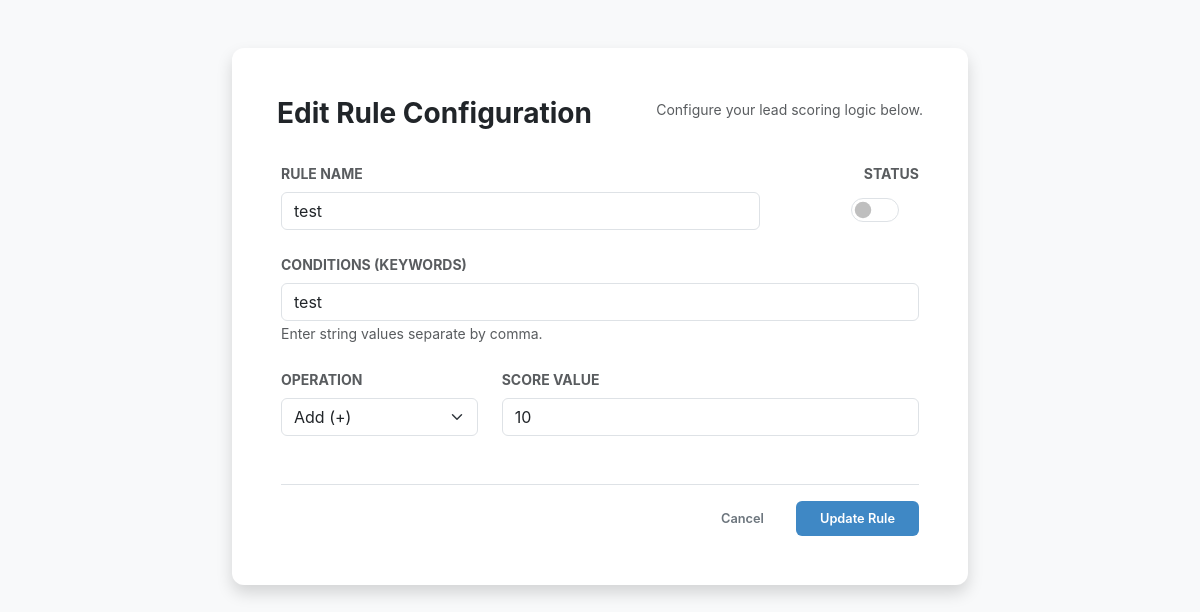
The page /edit_rule/1 on the database as committed earlier.
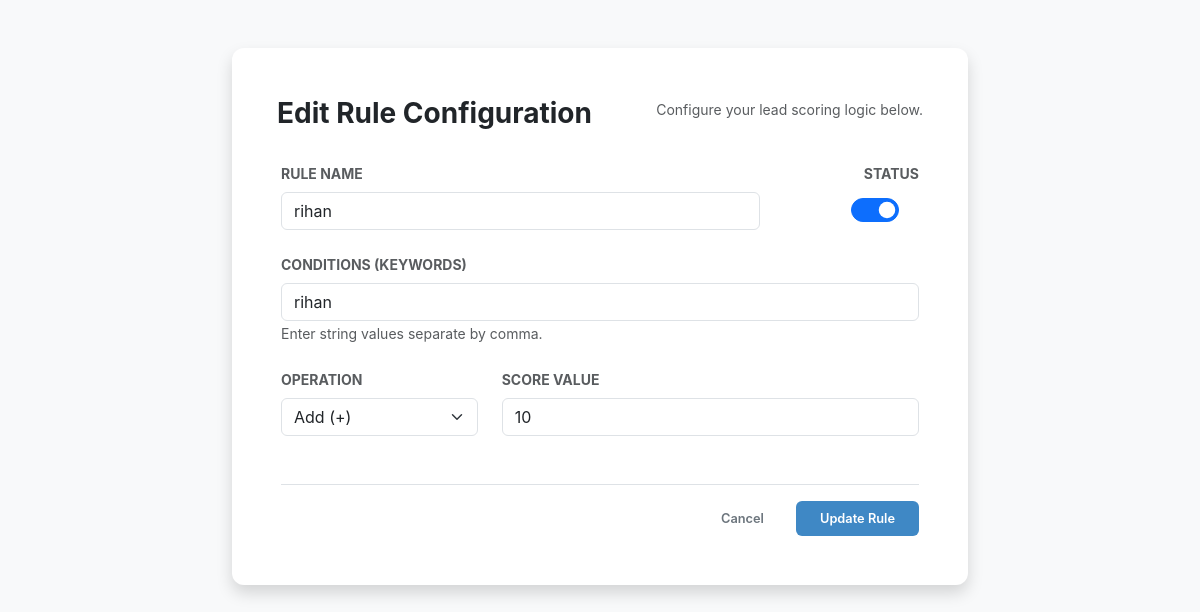
The same page on the database as committed later.
### app.py (models this page shows)
class Rule(db.Model):
    id = db.Column(db.Integer, primary_key=True)
    name = db.Column(db.String(100), nullable=False)
    keywords = db.Column(db.String(200), nullable=False)
    score = db.Column(db.Integer, nullable=False)
    operation = db.Column(db.String(10), nullable=False, default='+')
    active = db.Column(db.Boolean, default=True)

### app.py (the view, shortened to what this page needs)
@app.route('/edit_rule/<int:id>', methods=['GET', 'POST'])
def edit_rule(id):
    rule = Rule.query.get_or_404(id)
    return render_template('rule_form.html', rule=rule, title="Edit Rule Configuration")

### app.py (called while the page is built)
@app.context_processor
def inject_search_data():
    customers = Customer.query.all()
    inquiries = Inquiry.query.all()
    rules = Rule.query.all()
    search_seed = []
    for c in customers:
        search_seed.append({"display": c.name, "category": "Customer", "page": "/customers"})
    for i in inquiries:
        search_seed.append({"display": f"Inquiry: {i.customer}", "category": "Inquiry", "page": f"/inquiry/{i.id}"})
    for r in rules:
        search_seed.append({"display": r.name, "category": "Rule", "page": "/scoring"})
    return dict(search_seed=search_seed)

### templates/rule_form.html (shortened to what this page needs)
<!DOCTYPE html>
<html lang="en">
<head>
    <link href="https://cdn.jsdelivr.net/npm/bootstrap@5.3.0/dist/css/bootstrap.min.css" rel="stylesheet">
    <link rel="stylesheet" href="{{ url_for('static', filename='style.css') }}">
</head>
<body class="bg-light">
    <div class="container mt-5">
        <div class="row justify-content-center">
            <div class="col-md-8">
                <div class="card shadow border-0">
                    <div class="card-header bg-white border-0 pt-4 pb-0">
                        <h3 class="fw-bold">{{ title }}</h3>
                        <p class="text-muted small">Configure your lead scoring logic below.</p>
                    </div>
                    <div class="card-body p-4">
                        <form method="POST">
                            <div class="d-flex justify-content-between align-items-center mb-4">
                                <div class="w-75">
                                    <label class="form-label fw-bold small text-muted">RULE NAME</label>
                                    <input type="text" class="form-control" name="name"
                                        value="{{ rule.name if rule else '' }}" placeholder="Enter rule name" required>
                                </div>
                                <div class="ms-3 text-center">
                                    <label class="form-label fw-bold small text-muted d-block">STATUS</label>
                                    <div class="form-check form-switch d-inline-block">
                                        <input class="form-check-input fs-4" type="checkbox" name="active" {% if not
                                            rule or rule.active %}checked{% endif %}>
                                    </div>
                                </div>
                            </div>
                            <div class="mb-4">
                                <label class="form-label fw-bold small text-muted">CONDITIONS (KEYWORDS)</label>
                                <input type="text" class="form-control" name="keywords"
                                    value="{{ rule.keywords if rule else '' }}"
                                    placeholder="'CEO', 'Director', 'Budget'" required>
                                <small class="text-muted">Enter string values separate by comma.</small>
                            </div>
                            <div class="row mb-5">
                                <div class="col-md-4">
                                    <label class="form-label fw-bold small text-muted">OPERATION</label>
                                    <select class="form-select" id="operation" name="operation">
                                        <option value="Add (+)" {% if rule and rule.operation=='+' %}selected{% endif %}>
                                            Add (+)</option>
                                    </select>
                                </div>
                                <div class="col-md-8">
                                    <label class="form-label fw-bold small text-muted">SCORE VALUE</label>
                                    <input type="number" class="form-control" id="score" name="score"
                                        value="{{ rule.score if rule else '' }}" placeholder="Enter value (e.g. 10)"
                                        required>
                                </div>
                            </div>
                            <div class="d-flex justify-content-end gap-2 border-top pt-3">
                                <a href="{{ url_for('lead_scoring') }}" class="btn btn-outline-secondary px-4">Cancel</a>
                                <button type="submit" class="btn btn-primary px-4">
                                    {{ 'Update Rule' if rule else 'Save Rule' }}
                                </button>
                            </div>
                        </form>
                    </div>
                </div>
            </div>
        </div>
    </div>
</body>
</html>

Rows that differ between the two databases and show on the page:
changed Rule: name "test" → "rihan"; active "☐" → "☑"; keywords "test" → "rihan"
